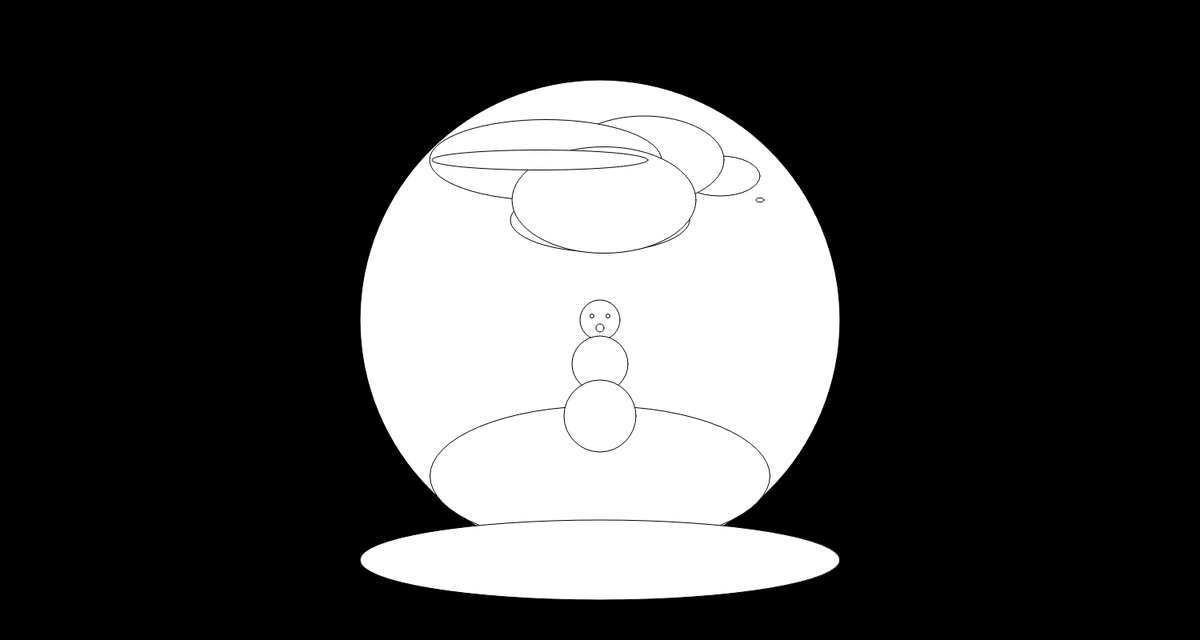
Frame 1 (no input)
Frame 60 (no input): identical to frame 1, image omitted
Frame 120 (the mouse pressed at the canvas centre since frame 60): identical to frame 1, image omitted

The p5.js sketch that drew this single still picture (run headless with seeded random() and noise() and a simulated clock; from frame 60 on, the mouse is pressed at the canvas centre):

// p5.js sketch
// ── sketch.js
function setup() {
 createCanvas(1500,800);
 background(0,0,0);
//snowglobe 
 ellipse(width/2,height/2,600,600);
 
//ground
 ellipse(width/2,595,425,175)
 ellipse(width/2,700,600,100);
//snowman
 ellipse(750,400,50,50);
 ellipse(750,455,70,70);
 ellipse(750,520,90,90);
 ellipse(740,395,5,5);
 ellipse(760,395,5,5);
 ellipse(750,410,10,10);
//glare
 ellipse(900,220,100,50);
 ellipse(950,250,10,5,75);
//clouds
 ellipse(750,275,224,80);
 ellipse(805,200,200,110);
 ellipse(682,200,290,101);
 ellipse(755,250,230,133);
 ellipse(675,200,270,25);






  
}

function draw() {

}
